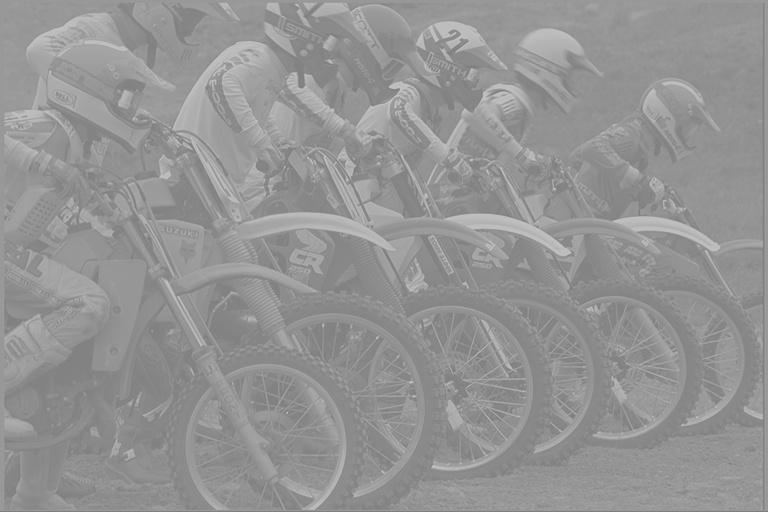
#> input picture Prac_02/data/kodim05.jpg, 768 x 512 px
$ jupyter execute Histogram.ipynb
#> lines starting #> are read from the running program, lines starting #| are printed output that depends on the picture
### Histogram
Image histogram counts the number of pixels with a specific colour.

[cell 1]
import cv2
import numpy as np
from matplotlib import pyplot as plt
plt.rcParams['figure.figsize'] = [15, 5]
from time import time

Let's load an example image.

[cell 2]
img = cv2.imread('data/kodim05.jpg')
#> img is the input picture: shape (512, 768, 3); min 122, max 196, mean 147.8
img = cv2.cvtColor(img, cv2.COLOR_BGR2GRAY)
#> img: shape (512, 768)

plt.imshow(img, cmap='gray', vmin=0, vmax=255)

Let's now compute the histogram by counting the number of pixels for each colour.

[cell 3]
start = time()
rows, cols = img.shape
#> rows = 512; cols = 768
hist = np.zeros(256)
for r in range(rows):
    for c in range(cols):
        hist[img[r,c]] += 1
print('Elapsed time:', time() - start)
plt.plot(np.arange(0, 256), hist)
plt.grid(True)
plt.xlabel('Pixel color'), plt.ylabel('Number of pixels')
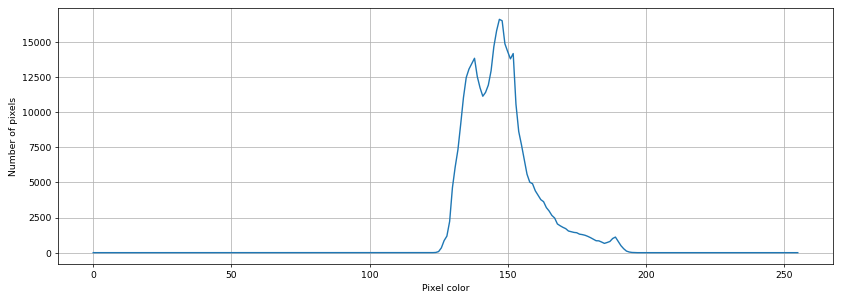
#> figure drawn by matplotlib, 1 panel; curve peaks at x = 147, y = 16606

### Histogram Equalization
The transformation function for histogram equalization is the cumulative distribution function (CDF). CDF is computed from image histogram.

[cell 4]
cdf = np.zeros(256)
for idx, h in enumerate(hist):
    cdf[idx] = np.sum(hist[0:idx+1])
#> after the loop, cdf = 256 values from 0 to 393216
cdf = cdf/np.sum(hist)
#> cdf = 256 values from 0 to 1
plt.plot(cdf), plt.grid(True)
plt.xlabel('Pixel color'), plt.ylabel('CDF')
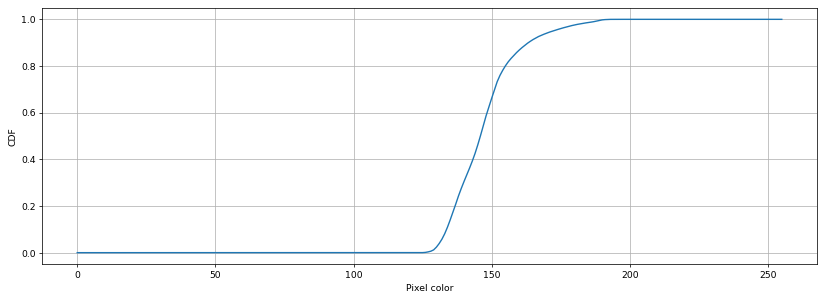
#> figure drawn by matplotlib, 1 panel; curve peaks at x = 196, y = 1

[cell 5]
equalized = np.zeros((rows, cols), dtype=np.uint8)
for r in range(rows):
    for c in range(cols):
        equalized[r,c] = 255*cdf[img[r,c]]
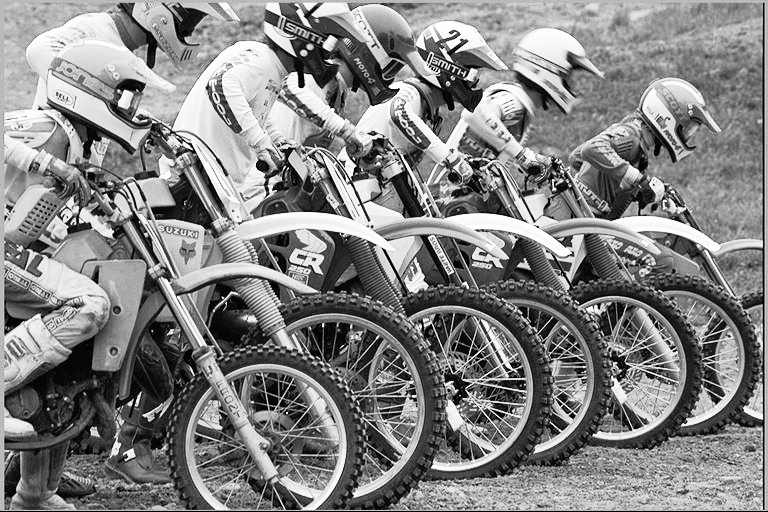
#> equalized: shape (512, 768); min 0, max 255, mean 130.5

plt.subplot(121), plt.imshow(img, cmap='gray', vmin=0, vmax=255)
plt.subplot(122), plt.imshow(equalized, cmap='gray', vmin=0, vmax=255)
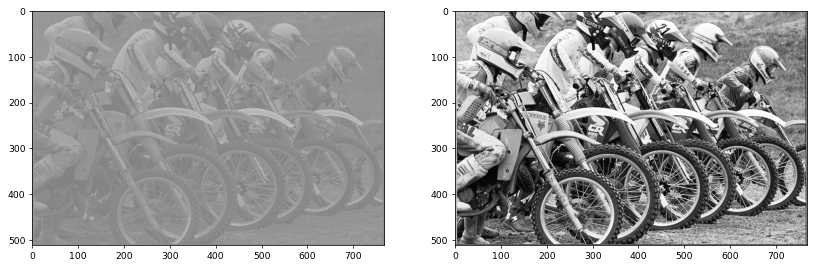
#> figure drawn by matplotlib, 2 panels

### Useful Functions
Histogram calculation as well as histogram equalization are available in numpy and/or OpenCV. Let's first start with histogram calculation using numpy.

[cell 6]
start = time()
hist, bins = np.histogram(img.ravel(), bins=256, range=(0,255))
#> bins = 257 values from 0 to 255
print('Elapsed time:', time() - start)
plt.plot(bins[0:-1]+0.5, hist), plt.grid(True)
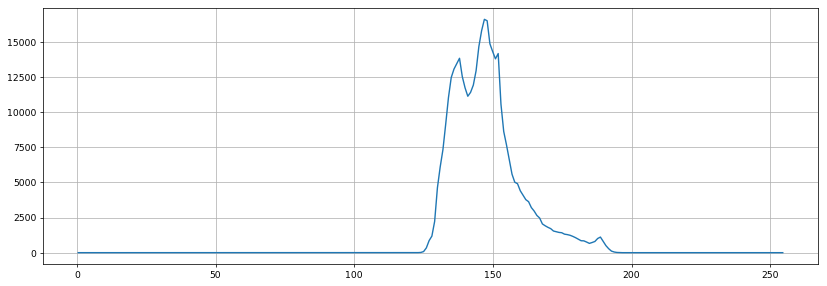
#> figure drawn by matplotlib, 1 panel; curve peaks at x = 146.9, y = 16606

OpenCV includes a function for histogram equalization.

[cell 7]
dst = cv2.equalizeHist(img)
plt.subplot(121), plt.imshow(img, cmap='gray', vmin=0, vmax=255)
plt.subplot(122), plt.imshow(dst, cmap='gray', vmin=0, vmax=255)

### Contrast Limited Adaptive Histogram Equalization (CLAHE)
Histogram equalization assumes that an image with good contrast shall have "flat" pdf. However, this is not always true. The image below shows a dark tire and histogram equalization is too agressive.

[cell 8]
img = cv2.imread('data/tire.png')
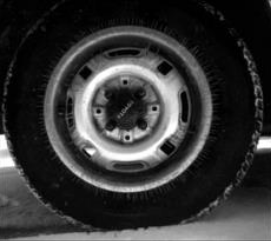
#> input picture Prac_02/data/tire.png, 271 x 241 px
#> img is the input picture: shape (241, 271, 3); min 0, max 255, mean 53.3
img = cv2.cvtColor(img, cv2.COLOR_BGR2GRAY)
#> img: shape (241, 271)

plt.subplot(121), plt.imshow(img, cmap='gray', vmin=0, vmax=255)
plt.subplot(122), plt.imshow(cv2.equalizeHist(img), cmap='gray', vmin=0, vmax=255)
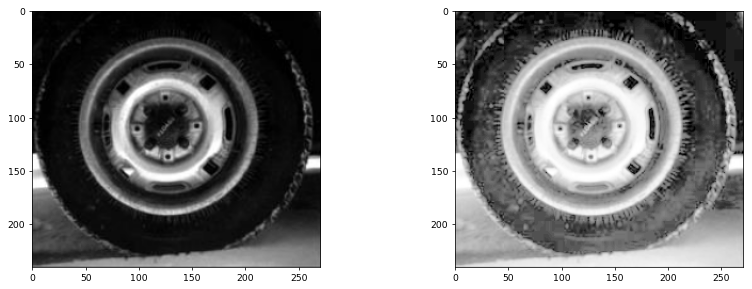
#> figure drawn by matplotlib, 2 panels

This happens because the CDF transforms even very dark tones to quite bright levels.

[cell 9]
hist, bins = np.histogram(img.ravel(), bins=256, range=(0,255))
#> hist = 256 values, max 2615 at index 2, min 20 at index 240, mean 255.1
cdf = np.cumsum(hist/np.sum(hist))
#> cdf = 256 values from 0.0165 to 1
plt.plot(255*cdf), plt.axis('square'), plt.grid(True)
plt.xlabel('Input'), plt.ylabel('Output')
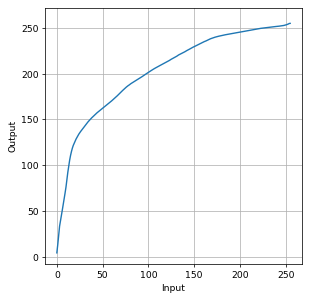
#> figure drawn by matplotlib, 1 panel; curve peaks at x = 255, y = 255

Contrast limited adaptive histogram equalization clips the transformation "agressivness".

[cell 10]
clahe = cv2.createCLAHE(clipLimit=2.0, tileGridSize=(8,8))

plt.subplot(131), plt.imshow(img, cmap='gray', vmin=0, vmax=255)
plt.subplot(132), plt.imshow(cv2.equalizeHist(img), cmap='gray', vmin=0, vmax=255)
plt.subplot(133), plt.imshow(clahe.apply(img), cmap='gray', vmin=0, vmax=255)
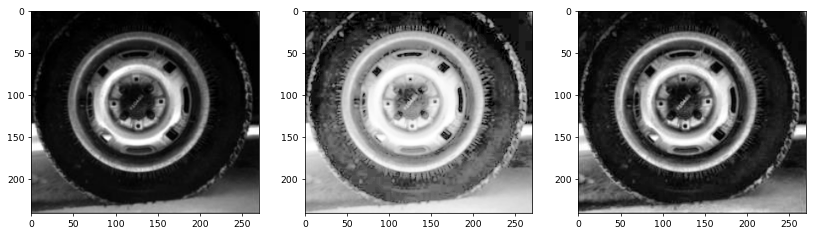
#> figure drawn by matplotlib, 3 panels
